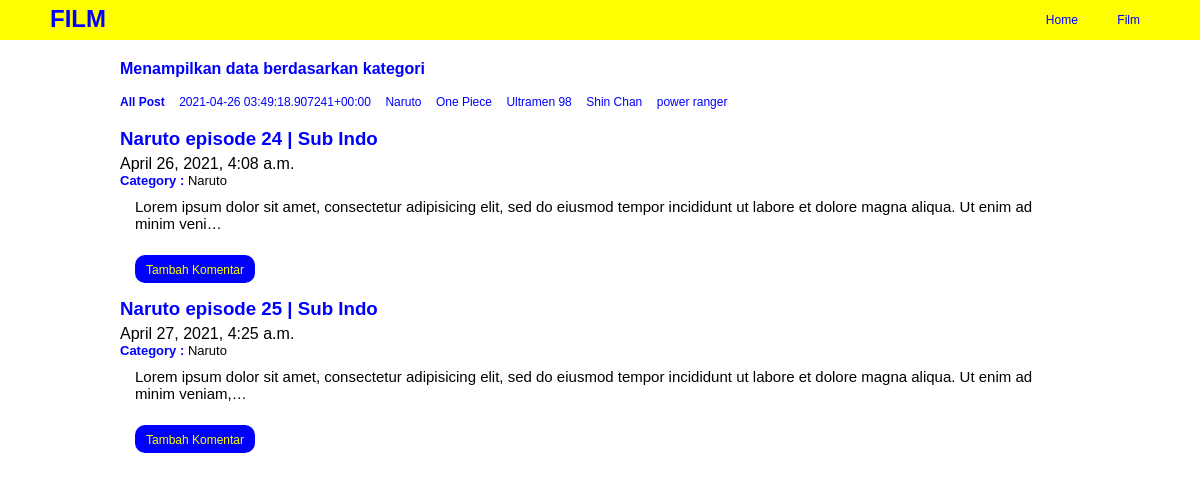
/film/category/Naruto/, run on the app's committed database.
### film/models.py (models this page shows, shortened)
class Post(models.Model):
	headline = models.CharField(max_length=100)
	body = models.TextField()
	category = models.CharField(max_length=50, default='film favorit')
	publish = models.DateTimeField(auto_now_add=True)
	update = models.DateTimeField(auto_now=True)
	image = models.ImageField(blank=True, upload_to="image/")
	slug = models.SlugField(blank=True, editable=False)

### film/views.py (the view)
# urls.py: path('category/<categoryInput>/', views.categoryPost, name='category'),
def categoryPost(request, categoryInput):
	posts = Post.objects.filter(category=categoryInput)
	categorys = Post.objects.values('category').distinct()
	context = {
		'title':'Category Film',
		'posts':posts,
		'categorys':categorys,
	}
	return render(request,'film/category_post.html', context)

### film/templates/film/category_post.html
{% extends "base.html" %}
{% block category %}
	<div class="category">
		<h4>Menampilkan data berdasarkan kategori</h4>
	</div>
{% endblock category %}
{% block contents %}
	<ul>
		<li>
			<a href="{% url 'film:index' %}"><b>All Post</b></a>
		</li>
		{% for data_category in categorys %}
			<li>
				<a href="{% url 'film:category' categoryInput=data_category.category %}">{{data_category.category}}</a>
			</li>
		{% endfor %}
	</ul>
	<br>
	{% for post in posts %}
		<a href="{% url 'film:detail' slugInput=post.slug %}"><h3>{{post.headline}}</h3></a>
		<h4>{{post.publish}}</h4>
		<h5><b>Category : </b>{{post.category}}</h5>
		<p>{{post.body | truncatechars:150}}</p>
		<br>
		<div class="add_comment">
			<h4><a href="#">Tambah Komentar</a></h4>
		</div>
	{% endfor %}
{% endblock contents %}

### static/css/style.css (style rules this page uses)
* { padding: 0; margin: 0; font-family: sans-serif; }

### film/static/film/css/style.css (style rules this page uses)
.category h4 { margin-bottom: 14px; color: blue; font-weight: bolder; }
h3 { font-weight: bolder; color: blue; }
h4 { font-weight: lighter; margin-top: 5px; }
h5 { font-weight: lighter; font-size: 13px; }
h5 b { color: blue; }
a { text-decoration: none; color: blue; }
p { margin-top: 10px; padding:0 15px; font-size: 15px; }
ul li { display: inline-block; padding-right: 10px; }
ul li a { font-size: 12px; }
.add_comment { padding-bottom: 15px; margin: 0 15px; }
.add_comment h4 { background: blue; padding: 5px 0; width: 120px; border-radius: 10px; text-align: center; }
.add_comment h4 a { color: yellow; font-size: 12px; }

### data on the page
Post: headline "Naruto episode 24 | Sub Indo", publish "April 26, 2021, 4:08 a.m.", category "Naruto", body "Lorem ipsum dolor sit amet, consectetur adipisicing elit, sed do eiusmod tempor incididunt ut labore et dolore magna aliqua. Ut enim ad minim veni…"
Post: headline "Naruto episode 25 | Sub Indo", publish "April 27, 2021, 4:25 a.m.", category "Naruto", body "Lorem ipsum dolor sit amet, consectetur adipisicing elit, sed do eiusmod tempor incididunt ut labore et dolore magna aliqua. Ut enim ad minim veniam,…"

### other printed values
{{ data_category.category }} "2021-04-26 03:49:18.907241+00:00" "Naruto" "One Piece" "Ultramen 98" "Shin Chan" "power ranger"
